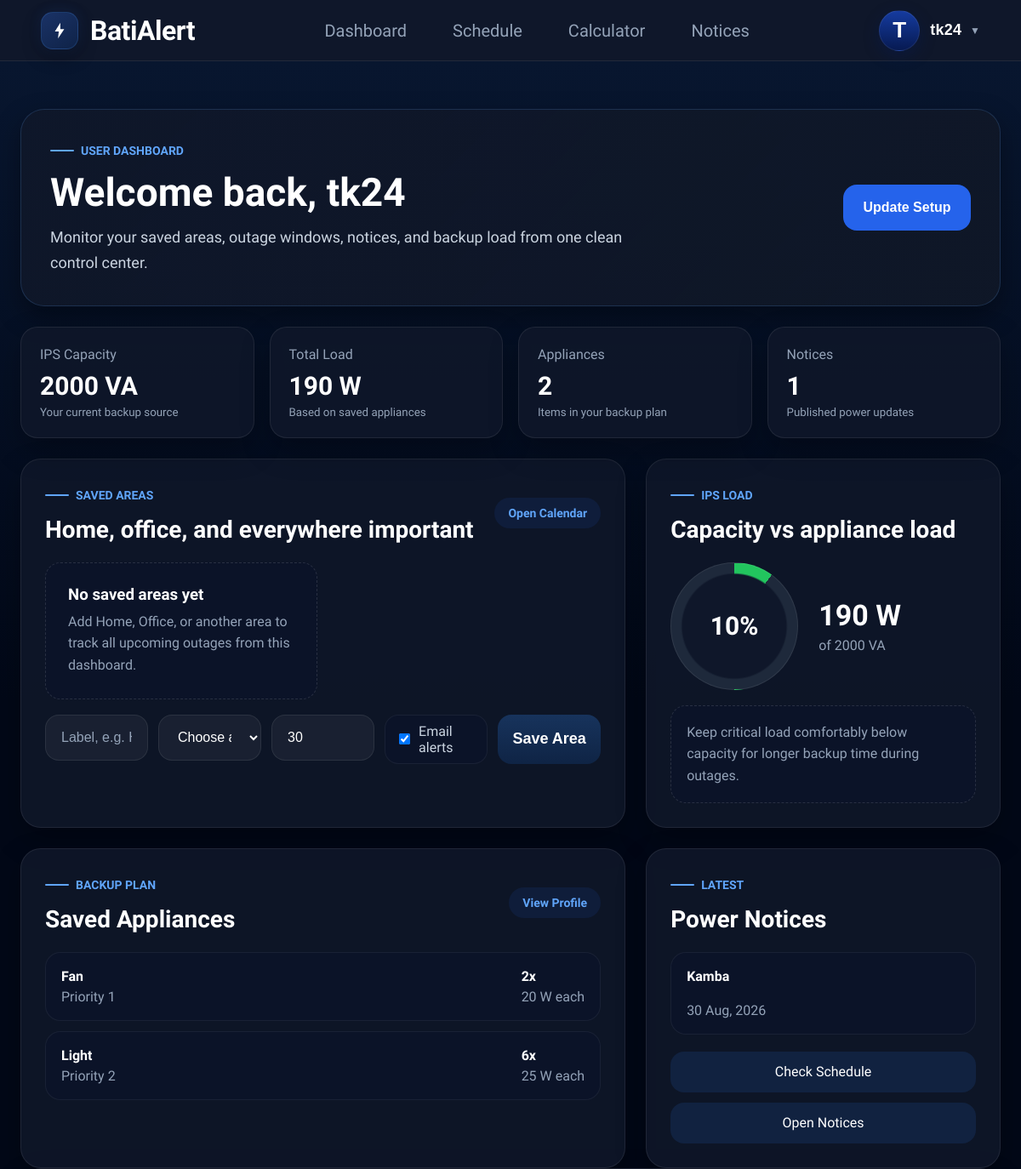
/users/dashboard/ (signed in, upper part), run on an earlier commit of the app's database.
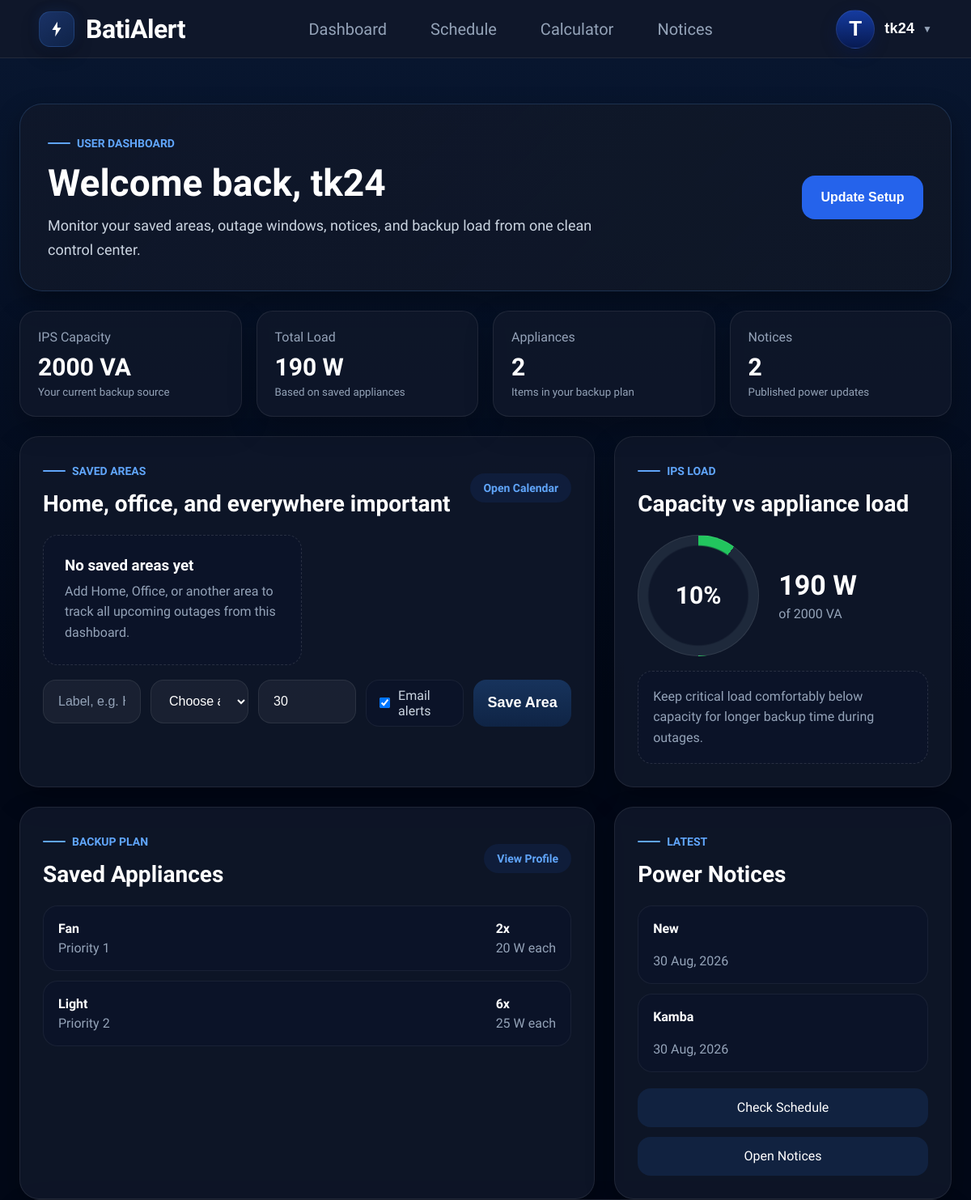
And on a later commit of the database.
### users/models.py (models this page shows, shortened)
class SetupAppliance(models.Model):
    setup = models.ForeignKey(
        SavedSetup,
        on_delete=models.CASCADE,
        related_name="items"
    )
    appliance = models.ForeignKey(
        Appliance,
        on_delete=models.CASCADE
    )
    quantity = models.PositiveIntegerField()
    custom_watt = models.PositiveIntegerField(
        null=True,
        blank=True
    )
    priority = models.PositiveIntegerField()

### core/models.py (models this page shows, shortened)
class Appliance(models.Model):
    name = models.CharField(
        max_length=100
    )
    watt = models.IntegerField()

class Notice(models.Model):
    NOTICE_TYPES = [
        ('Emergency', 'Emergency'),
        ('Maintenance', 'Maintenance'),
        ('General', 'General'),
    ]
    area = models.ForeignKey(
        Area,
        on_delete=models.SET_NULL,
        null=True,
        blank=True
    )
    title = models.CharField(
        max_length=200
    )
    message = models.TextField()
    notice_type = models.CharField(
        max_length=50,
        choices=NOTICE_TYPES
    )
    created_at = models.DateTimeField(
        auto_now_add=True
    )
    is_pinned = models.BooleanField(
        default=False
    )

### users/views.py (the view, shortened to what this page needs)
@login_required(login_url="login")
def dashboard(request):
    setup = (
        SavedSetup.objects
        .filter(user=request.user)
        .prefetch_related("items__appliance")
        .first()
    )
    setup_items = []
    total_watt = 0
    if setup:
        setup_items = setup.items.all()
        for item in setup_items:
            watt = (
                item.custom_watt
                or item.appliance.watt
            )
            total_watt += (
                watt *
                item.quantity
            )
    notices = (
        Notice.objects
        .all()
        .order_by("-created_at")[:3]
    )
    saved_areas = (
        SavedArea.objects
        .filter(user=request.user)
        .select_related("area")
        .order_by("-is_primary", "label")
    )
    area_statuses = [
        {
            "saved_area": saved_area,
            **build_area_status(saved_area.area)
        }
        for saved_area in saved_areas
    ]
    upcoming_by_area = []
    context = {
        "setup": setup,
        "setup_items": setup_items,
        "total_watt": total_watt,
        "capacity_percent": min(
            100,
            round((total_watt / setup.ips_capacity) * 100)
        ) if setup and setup.ips_capacity else 0,
        "notice_count": Notice.objects.count(),
        "notices": notices,
        "saved_areas": saved_areas,
        "area_statuses": area_statuses,
        "upcoming_by_area": upcoming_by_area,
        "areas": Area.objects.all().order_by(
            "district",
            "upazila",
            "area_name"
        ),
    }
    return render(
        request,
        "dashboard.html",
        context
    )

### users/context_processors.py (called while the page is built)
def appliance_context(request):
    return {
        "appliances":
        Appliance.objects.all()
    }

### templates/dashboard.html (shortened to what the changed rows need)
{% extends 'base.html' %}
{% block content %}
<section class="dashboard-section">
    <div class="dashboard-container">
        <div class="dashboard-hero">
            <div>
                <h1>Welcome back, {{ request.user.username }}</h1>
            </div>
        </div>
        <div class="dashboard-stats">
            <article class="dashboard-stat-card">
                <span>Notices</span>
                <strong>{{ notice_count }}</strong>
                <small>Published power updates</small>
            </article>
        </div>
        <div class="dashboard-grid">
            <section class="dashboard-panel">
                <div class="dashboard-panel-header">
                    <div>
                        <h2>Home, office, and everywhere important</h2>
                    </div>
                </div>
            </section>
            <aside class="dashboard-panel">
                <div class="dashboard-panel-header">
                    <div>
                        <h2>Capacity vs appliance load</h2>
                    </div>
                </div>
            </aside>
        </div>
        <div class="dashboard-grid">
            <section class="dashboard-panel">
                <div class="dashboard-panel-header">
                    <div>
                        <h2>Saved Appliances</h2>
                    </div>
                </div>
                <div class="dashboard-appliance-list">
                    {% for item in setup_items %}
                    <div class="dashboard-appliance-row">
                        <div>
                            <strong>{{ item.appliance.name }}</strong>
                            <span>Priority {{ item.priority }}</span>
                        </div>
                        <div>
                            <strong>{{ item.quantity }}x</strong>
                            <span>{{ item.custom_watt|default:item.appliance.watt }} W each</span>
                        </div>
                    </div>
                    {% empty %}
                    <div class="dashboard-empty">
                        <h3>No saved appliances yet</h3>
                        <p>Use the setup button to save your IPS capacity and essential appliances.</p>
                    </div>
                    {% endfor %}
                </div>
            </section>
            <aside class="dashboard-panel dashboard-side-panel">
                <div class="dashboard-panel-header">
                    <div>
                        <h2>Power Notices</h2>
                    </div>
                </div>
                <div class="dashboard-notice-list">
                    {% for notice in notices %}
                    <a href="{% url 'notices' %}" class="dashboard-notice">
                        <strong>{{ notice.title }}</strong>
                        <span>{{ notice.created_at|date:"d M, Y" }}</span>
                    </a>
                    {% empty %}
                    <div class="dashboard-empty compact">
                        <p>No notices have been published yet.</p>
                    </div>
                    {% endfor %}
                </div>
            </aside>
        </div>
    </div>
</section>
{% endblock %}

What changed in the data, as far as the page shows it:
added Notice: title "New", created_at "30 Aug, 2026"
Also different on the page:
{{ notice_count }}: "1" → "2"
